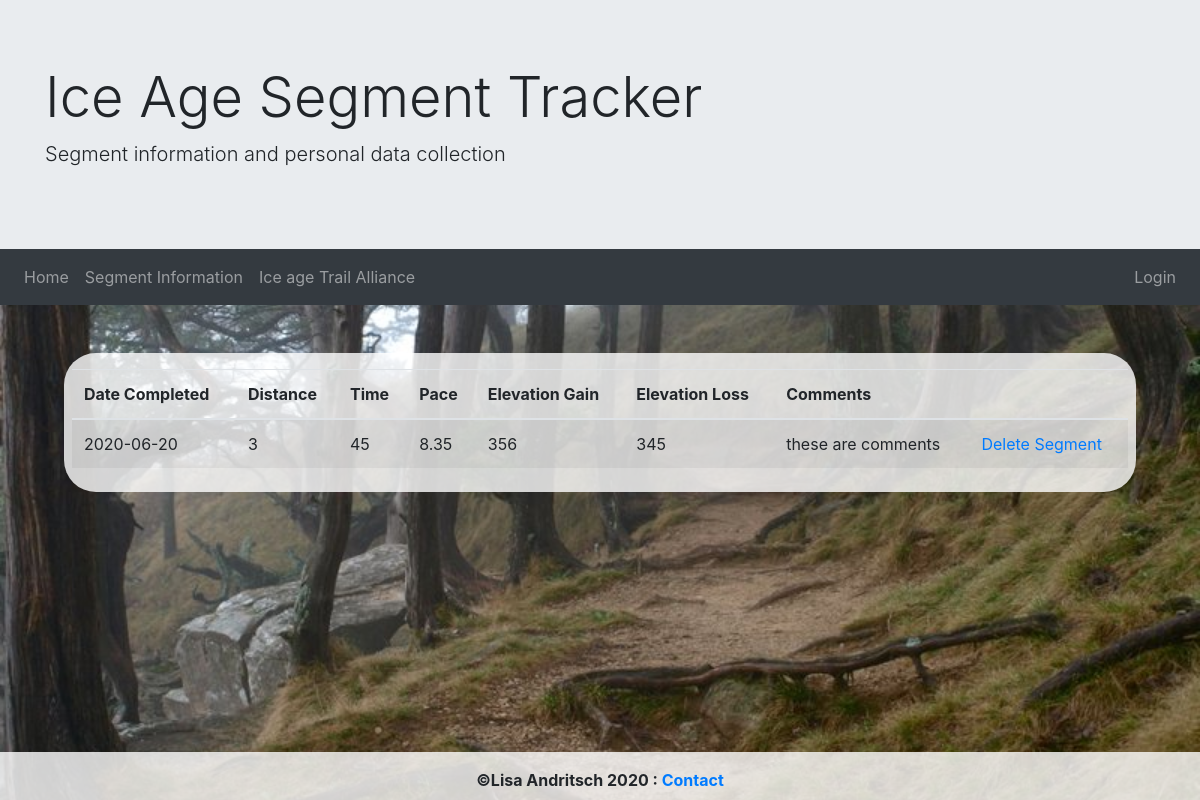
The app's page /completedSegment.php?completedId=1 with its own data.
### tables this page shows
CREATE TABLE `usersegments` (
  `completedID` int NOT NULL AUTO_INCREMENT,
  `userID` int NOT NULL,
  `segmentID` int NOT NULL,
  `DateCompleted` date NOT NULL,
  `distance` int DEFAULT NULL,
  `time` int DEFAULT NULL,
  `Pace` double DEFAULT NULL,
  `elevationGain` int DEFAULT NULL,
  `elevationLoss` int DEFAULT NULL,
  `comments` varchar(250) DEFAULT NULL,
  PRIMARY KEY (`completedID`),
  KEY `segment` (`userID`,`segmentID`),
  KEY `segmentFK` (`segmentID`),
  CONSTRAINT `segmentFK` FOREIGN KEY (`segmentID`) REFERENCES `segmentinfo` (`ID`) ON DELETE CASCADE ON UPDATE CASCADE,
  CONSTRAINT `userFK` FOREIGN KEY (`userID`) REFERENCES `userinfo` (`ID`) ON DELETE CASCADE ON UPDATE CASCADE
);

### Views/MySegmentView.php (the view, shortened to what this page needs)
<?php
    function getCompletedSegment($segmentId) {
        $dbc = mysqli_connect('localhost', 'lisa', 'bacon', 'iceage');
        $segmentQuery = "SELECT * FROM usersegments WHERE completedID = $segmentId";
        $result = $dbc->query($segmentQuery)
                or die(mysqli_error($dbc));
        $tableInfo = '';
        while ($row = mysqli_fetch_array($result)) {
            $tableInfo .= "<tr><td>".$row[3]."</td><td>".$row[4]."</td><td>".$row[5]."</td><td>".$row[6]."</td><td>".$row[7]."</td><td>".$row[8]."</td><td>".$row[9]."</td><td><a href='deleteSegment.php?segmentId=".$segmentId."'>Delete Segment</a></td></tr>";
        }
        return $tableInfo;
    }
?>

### styles.css (style rules this page uses)
body { background-image: url(images/IATCover.jpeg); background-size: cover; background-repeat: no-repeat; background-attachment: fixed; }

### records on screen
usersegments: DateCompleted "2020-06-20", distance "3", time "45", Pace "8.35", elevationGain "356", elevationLoss "345", comments "these are comments"
